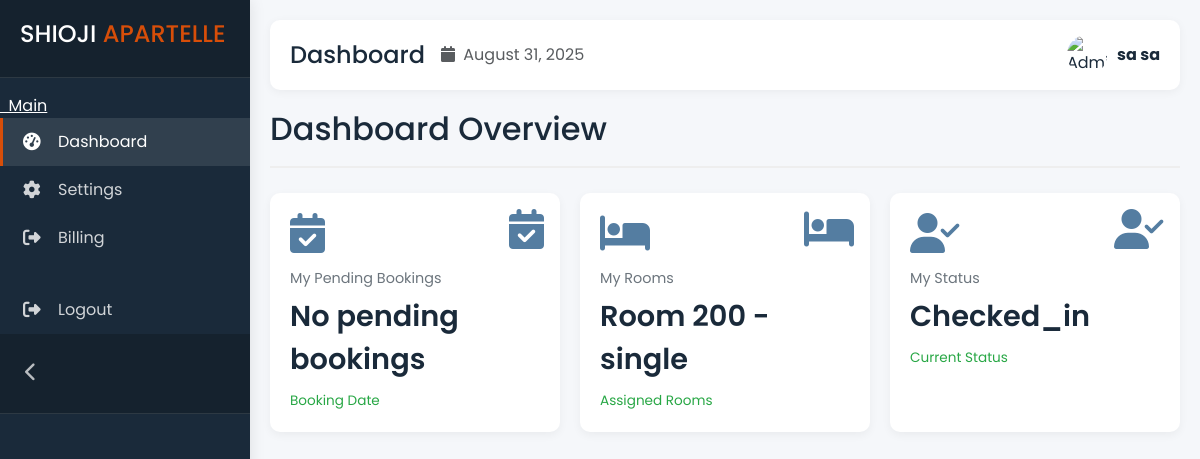
Page /guest/dashboard.php (signed in) on the committed database.
### tables this page shows
CREATE TABLE `rooms` (
  `room_id` int(11) NOT NULL,
  `guest_id` int(11) DEFAULT NULL,
  `room_type_id` int(10) NOT NULL,
  `status` enum('available','occupied') NOT NULL,
  `archive` enum('yes','no') NOT NULL DEFAULT 'no'
);

CREATE TABLE `room_types` (
  `room_type_id` int(11) NOT NULL,
  `type` varchar(200) NOT NULL,
  `price` double(10,2) NOT NULL DEFAULT 0.00,
  `created_at` timestamp NOT NULL DEFAULT current_timestamp(),
  `archive` enum('yes','no') NOT NULL DEFAULT 'no'
);

CREATE TABLE `guests` (
  `guest_id` int(11) NOT NULL,
  `room_id` int(11) DEFAULT NULL,
  `first_name` varchar(200) NOT NULL,
  `last_name` varchar(200) NOT NULL,
  `email` varchar(200) NOT NULL,
  `phone` varchar(200) NOT NULL,
  `checkin_date` date DEFAULT NULL,
  `checkout_date` date DEFAULT NULL,
  `no_of_guest` tinyint(1) NOT NULL,
  `status` varchar(200) DEFAULT NULL,
  `password` varchar(250) DEFAULT NULL
);

### guest/dashboard.php (the view, shortened to what this page needs)
<?php
include '../connect.php';
?>
<!DOCTYPE html>
<html lang="en">
<?php include 'head.php'; ?>
<body>
    <?php include 'sidebar.php'; ?>
    <div class="main-content">
        <div class="topbar">
            <div class="topbar-left">
                <div class="d-flex align-items-center">
                    <h4 class="mb-0">Dashboard</h4>
                    <div class="ms-3 text-muted d-none d-md-block">
                        <i class="fas fa-calendar me-1"></i>
                        <span id="currentDate"><?php echo date("F j, Y"); ?></span>
                    </div>
                </div>
            </div>
            <div class="user-info">
                <img src="https://www.w3schools.com/howto/img_avatar.png" alt="Admin Avatar" class="rounded-circle" width="40" height="40">
                <div>
                    <div class="fw-bold">
                        <?php echo isset($_SESSION['guest_name']) && !empty($_SESSION['guest_name'])
                            ? htmlspecialchars($_SESSION['guest_name'])
                            : 'Guest'; ?>
                    </div>
                </div>
            </div>
        </div>
        <div class="dashboard-content">
            <div class="dashboard-title">
                <h2>Dashboard Overview</h2>
            </div>
            <div class="stats-grid">
                <div class="stat-card">
                    <i class="fas fa-calendar-check"></i>
                    <div class="card-title">My Pending Bookings</div>
                    <div class="card-value">
                        <?php
                        if (isset($_SESSION['guest_email'])) {
                            $guestEmail = $_SESSION['guest_email'];
                            $sql = "SELECT booking_date
                        FROM bookings
                        WHERE email = ? AND status = 'pending'";
                            $stmt = $conn->prepare($sql);
                            $stmt->bind_param("s", $guestEmail);
                            $stmt->execute();
                            $result = $stmt->get_result();
                            if ($result->num_rows > 0) {
                                while ($row = $result->fetch_assoc()) {
                                    echo "<div>" . htmlspecialchars($row['booking_date']) . "</div>";
                                }
                            } else {
                                echo "No pending bookings";
                            }
                        } else {
                            echo "Please login";
                        }
                        ?>
                    </div>
                    <div class="card-change">Booking Date</div>
                    <div class="position-absolute top-0 end-0 p-3 opacity-10">
                        <i class="fas fa-calendar-check fa-2x"></i>
                    </div>
                </div>
                <div class="stat-card">
                    <i class="fas fa-bed"></i>
                    <div class="card-title">My Rooms</div>
                    <div class="card-value">
                        <?php
                        if (isset($_SESSION['guest_id'])) {
                            $guestId = $_SESSION['guest_id'];
                            $sql = "SELECT r.room_id, rt.type
                        FROM rooms r
                        JOIN room_types rt ON r.room_type_id = rt.room_type_id
                        WHERE r.guest_id = ? AND r.status = 'occupied'";
                            $stmt = $conn->prepare($sql);
                            $stmt->bind_param("i", $guestId);
                            $stmt->execute();
                            $result = $stmt->get_result();
                            if ($result->num_rows > 0) {
                                while ($row = $result->fetch_assoc()) {
                                    echo "<div>Room " . htmlspecialchars($row['room_id']) . " - " . htmlspecialchars($row['type']) . "</div>";
                                }
                            } else {
                                echo "No occupied rooms";
                            }
                        } else {
                            echo "Please login";
                        }
                        ?>
                    </div>
                    <div class="card-change">Assigned Rooms</div>
                    <div class="position-absolute top-0 end-0 p-3 opacity-10">
                        <i class="fas fa-bed fa-2x"></i>
                    </div>
                </div>
                <div class="stat-card">
                    <i class="fas fa-user-check"></i>
                    <div class="card-title">My Status</div>
                    <div class="card-value">
                        <?php
                        if (isset($_SESSION['guest_id'])) {
                            $guestId = $_SESSION['guest_id'];
                            $sql = "SELECT status FROM guests WHERE guest_id = ?";
                            $stmt = $conn->prepare($sql);
                            $stmt->bind_param("i", $guestId);
                            $stmt->execute();
                            $result = $stmt->get_result();
                            if ($row = $result->fetch_assoc()) {
                                if (empty($row['status'])) {
                                    echo "Not Checked-in";
                                } else {
                                    echo ucfirst($row['status']);
                                }
                            } else {
                                echo "No status found";
                            }
                        } else {
                            echo "Please login";
                        }
                        ?>
                    </div>
                    <div class="card-change">Current Status</div>
                    <div class="position-absolute top-0 end-0 p-3 opacity-10">
                        <i class="fas fa-user-check fa-2x"></i>
                    </div>
                </div>
            </div>
        </div>
    </div>
</body>
</html>

### guest/style.css (style rules this page uses)
:root { --primary: #2a5d8a; --secondary: #e9b44c; --accent: #d74e09; --light: #f8f9fa; --dark: #1a2a3a; --gray: #6c757d; --sidebar-width: 250px; --sidebar-collapsed-width: 70px; --success: #4cc9f0; --danger: #e63946; --warning: #fca311; --border: #e0e0e0; --card-shadow: 0 4px 6px rgba(0, 0, 0, 0.05); --transition: all 0.3s ease; }
* { margin: 0; padding: 0; box-sizing: border-box; }
body { font-family: "Poppins", sans-serif; background-color: #f5f7fa; color: var(--dark); overflow-x: hidden; transition: all 0.3s; }
.main-content { margin-left: var(--sidebar-width); padding: 20px; transition: all 0.3s; min-height: 100vh; }
.topbar { display: flex; justify-content: space-between; align-items: center; padding: 15px 20px; background: white; border-radius: 10px; box-shadow: 0 2px 10px rgba(0, 0, 0, 0.05); margin-bottom: 20px; }
.topbar-left { display: flex; align-items: center; gap: 15px; }
.user-info { display: flex; align-items: center; }
.user-info img { width: 40px; height: 40px; border-radius: 50%; margin-right: 10px; object-fit: cover; }
.dashboard-title { margin-bottom: 25px; padding-bottom: 10px; border-bottom: 2px solid #eee; display: flex; justify-content: space-between; align-items: center; }
.stats-grid { display: grid; grid-template-columns: repeat(auto-fit, minmax(240px, 1fr)); gap: 20px; margin-bottom: 30px; }
.stat-card { background: white; border-radius: 10px; padding: 20px; box-shadow: 0 3px 10px rgba(0, 0, 0, 0.05); transition: transform 0.3s, box-shadow 0.3s; position: relative; overflow: hidden; }
.stat-card i { font-size: 2.5rem; margin-bottom: 15px; color: var(--primary); opacity: 0.8; }
.stat-card .card-title { font-size: 0.9rem; color: var(--gray); margin-bottom: 5px; }
.stat-card .card-value { font-size: 1.8rem; font-weight: 600; margin-bottom: 10px; }
.stat-card .card-change { font-size: 0.85rem; color: #28a745; }

### rows in the picture
rooms: room_id "200", room_type.type "single"
guests: status "Checked_in"

### other values in the picture
$_SESSION['guest_name'] "sa sa"
